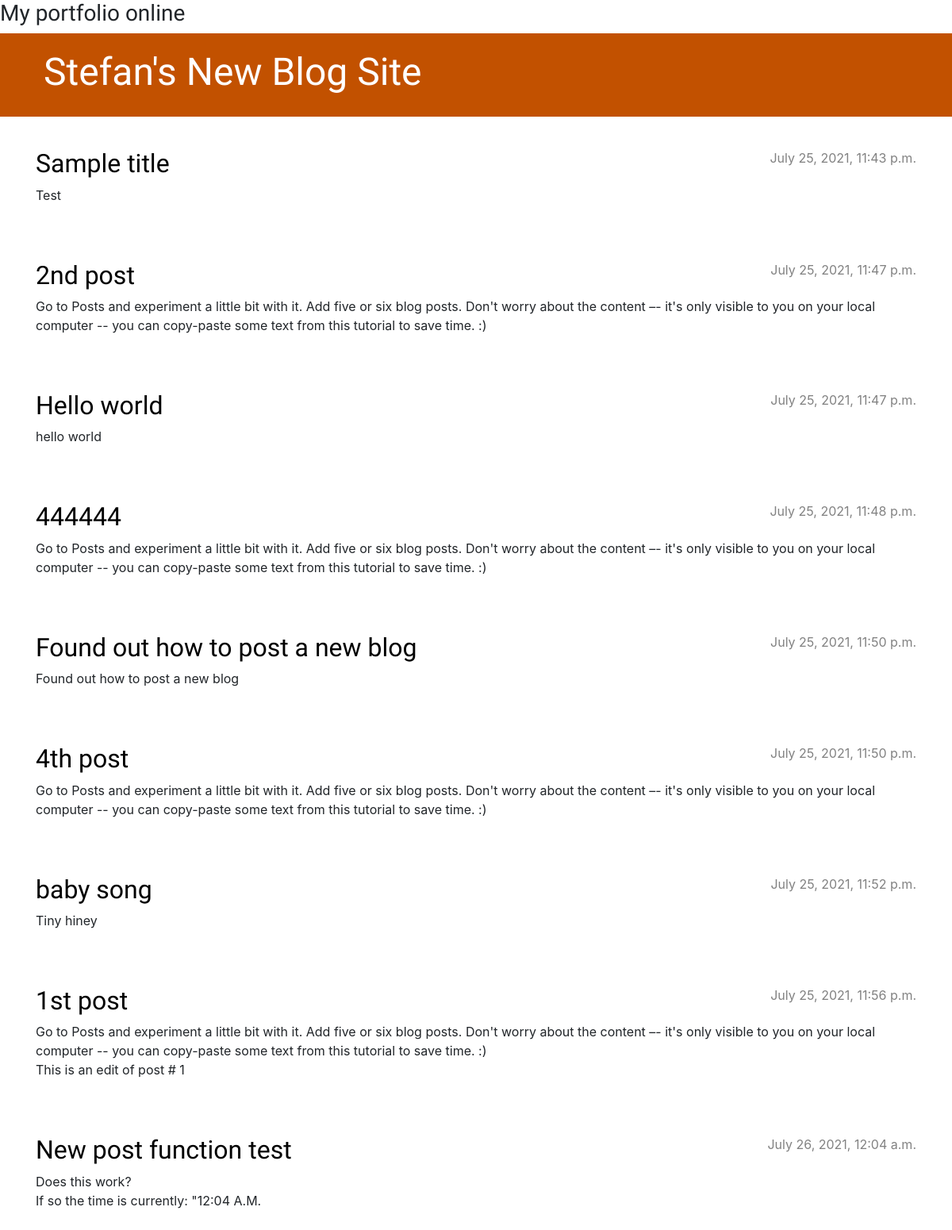
Before: / with the older database file.
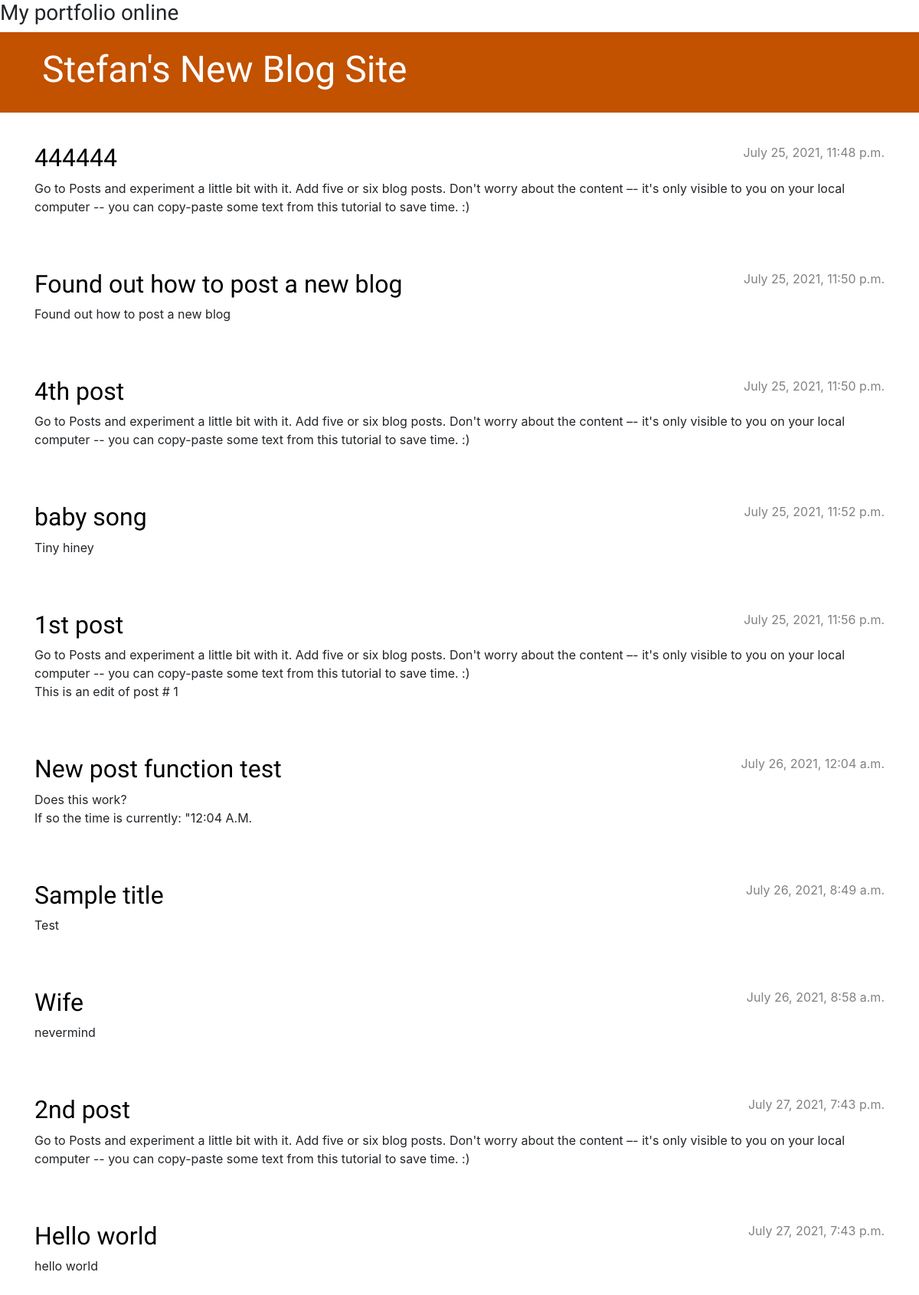
After: the same page with the newer database file.
### blog/models.py (models this page shows, shortened)
class Post(models.Model):
    author = models.ForeignKey(settings.AUTH_USER_MODEL, on_delete=models.CASCADE)
    title = models.CharField(max_length=200)
    text = models.TextField()
    created_date = models.DateTimeField(default=timezone.now)
    published_date = models.DateTimeField(blank=True, null=True)

### blog/views.py (the view)
# urls.py: path('', views.post_list, name='post_list'),
def post_list(request):
    posts = Post.objects.filter(published_date__lte=timezone.now()).order_by('published_date')
    return render(request, 'blog/post_list.html', {'posts': posts})

### blog/templates/blog/post_list.html
{% extends 'blog/base.html' %}
{% block content %}
    {% for post in posts %}
        <article class="post">
            <time class="date">
                {{ post.published_date }}
            </time>
            <h2><a href="{% url 'post_detail' pk=post.pk %}">{{ post.title }}</a></h2>
            <p>{{ post.text|linebreaksbr }}</p>
        </article>
    {% endfor %}
{% endblock %}

Changed rows visible on the page:
changed Post "Sample title": published_date "July 25, 2021, 11:43 p.m." → "July 26, 2021, 8:49 a.m."; moves down the list
added Post: published_date "July 26, 2021, 8:58 a.m.", title "Wife", text "nevermind"
changed Post "2nd post": published_date "July 25, 2021, 11:47 p.m." → "July 27, 2021, 7:43 p.m."; moves down the list
changed Post "Hello world": published_date "July 25, 2021, 11:47 p.m." → "July 27, 2021, 7:43 p.m."; moves down the list
